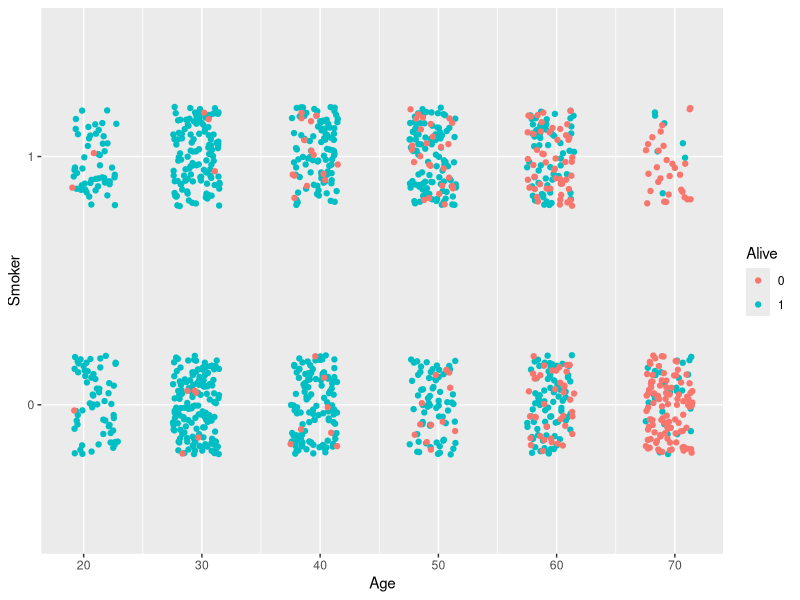
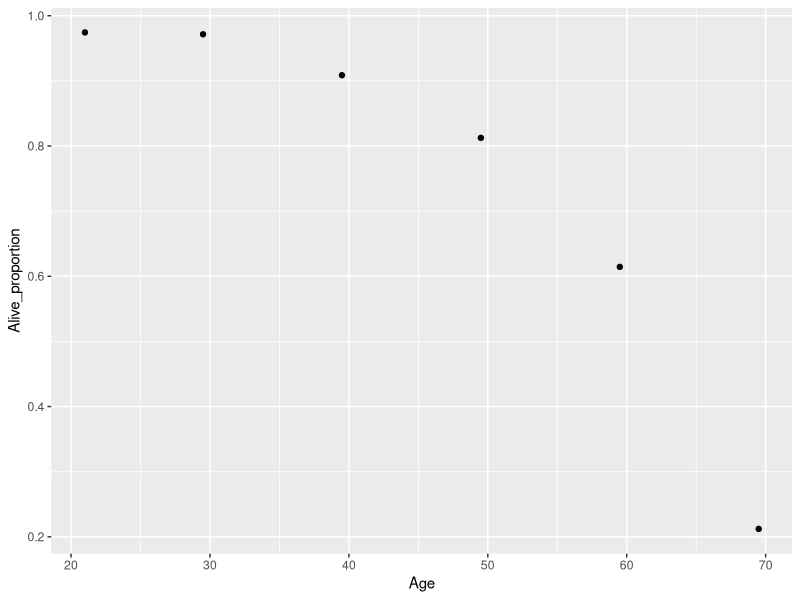
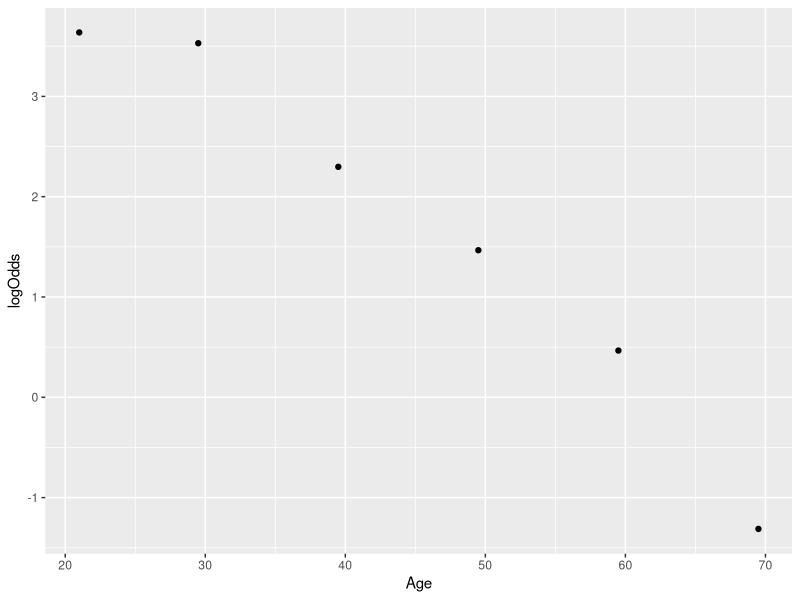

Reproduce these figures in R, in order.
## ---- chunk 1
knitr::opts_chunk$set(echo = TRUE)
## ---- chunk 2
library(tidyverse)
## ---- chunk 3
smoke = read.table(file = "smoke.csv", header = T, sep = ",")
smoke$Alive = factor(smoke$Alive)
smoke$Smoker = factor(smoke$Smoker)
smoke %>% group_by(Smoker,Alive) %>% count() %>% spread(key = "Smoker",value = "n")
smoke %>% ggplot(aes(x = Age, y = Smoker, color = Alive)) + geom_jitter(width = 2, height = 0.2) 
## ---- chunk 4
#Let's look at a plot of age vs proportion alive
summary = smoke %>% count(Age, Alive) %>%
  group_by(Age) %>%
  mutate(Alive_proportion = n/sum(n),
         total = sum(n)) %>%
  filter(Alive == 1) %>% select(-c(Alive,n))

summary %>%
  ggplot(aes(x = Age, y = Alive_proportion)) +
  geom_point()
## ---- chunk 5
summary = summary %>% 
  mutate(logOdds = log(Alive_proportion/(1-Alive_proportion)))
summary %>% ggplot(aes(x = Age, y = logOdds)) +
  geom_point()
## ---- chunk 6
# In practice, we would just do this:
model_age = glm(Alive ~ Age, data = smoke, family = "binomial")
summary(model_age)
